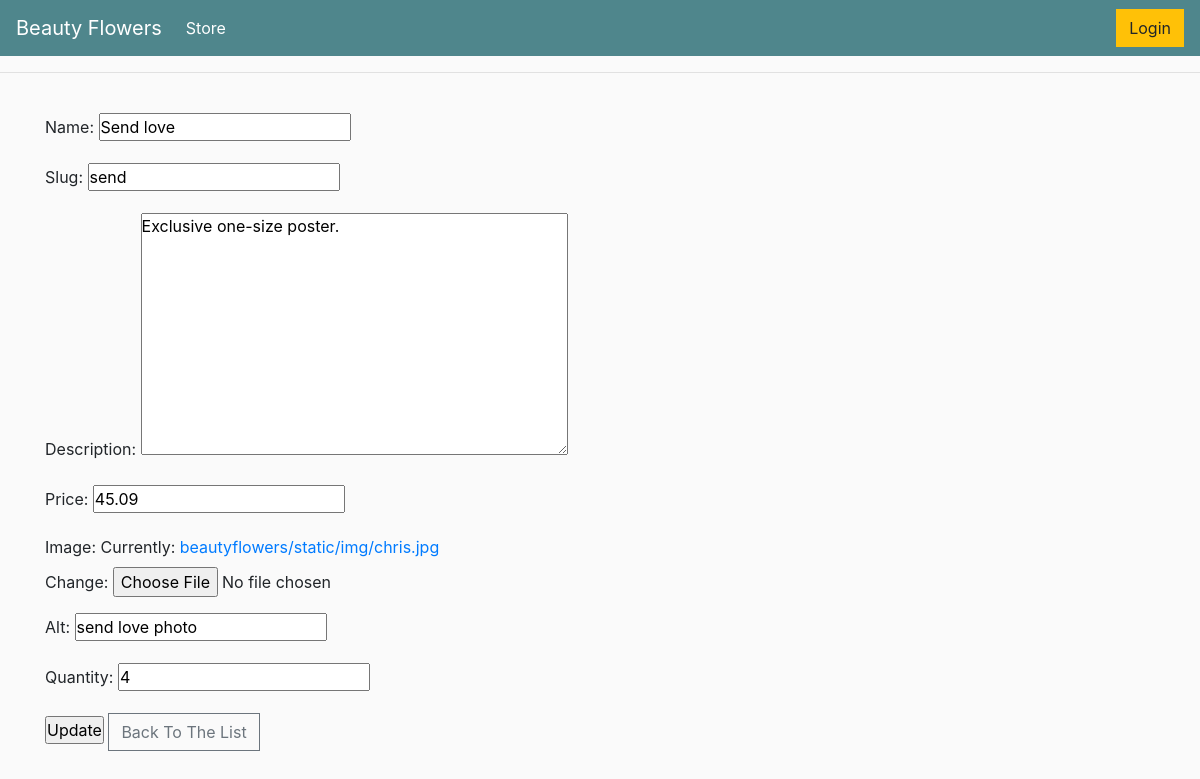
The page /send/update on the database its author committed.
### beautyflowers/models.py (models this page shows, shortened)
class Product(models.Model):
    name = models.CharField(max_length=220)
    slug = models.SlugField(max_length=255, unique=True)
    price = models.DecimalField(max_digits=4, decimal_places=2)
    description = models.TextField(blank=True, default="Exclusive one-size poster.")
    image = models.ImageField(upload_to = "beautyflowers/static/img/", default=None)
    alt = models.CharField(max_length=50, null=False, default="img")
    quantity = models.IntegerField(default=0, blank=True, null=0)
    last_modified = models.DateTimeField(auto_now_add = True)
    created_on = models.DateField(blank=True, null=True)
    class Meta:
        ordering = ['-created_on']

### beautyflowers/views.py (the view)
# urls.py: path('<slug>/update', views.update_product ),
def update_product(request, slug):
    context ={}
    obj = get_object_or_404(Product, slug = slug)
    form = ProductForm(request.POST or None, request.FILES or None, instance = obj)
    if form.is_valid():
        form.save()
        return HttpResponseRedirect("/")
    context["form"] = form
    return render(request, "beautyflowers/crud/update_product.html", context)

### beautyflowers/forms.py
class ProductForm(forms.ModelForm):
	class Meta:
		model = Product
		fields = [
			"name",
			"slug",
            "description",
			"price",
			"image",
			"alt",
			"quantity",
        ]

### beautyflowers/templates/beautyflowers/crud/update_product.html (shortened to what this page needs)
{% extends '../main.html' %}
{% load static %}
{% block content %}
<div class="main">
    <form method="POST" enctype="multipart/form-data">
        {{ form.as_p }}
        <input type="submit" value="Update">
        <a href="/" class="btn btn-outline-secondary add-btn">Back To The List</a>
    </form>
</div>
{% endblock content %}

### static/css/main.css (style rules this page uses)
* { padding: 0; margin: 0; }
body { background-color: hsl(0, 0%, 98%); }
.btn { border-radius: 0; }

### rows shown on the page
Product: name "Send love", slug "send", description "Exclusive one-size poster.", price "45.09", alt "send love photo", quantity "4"
